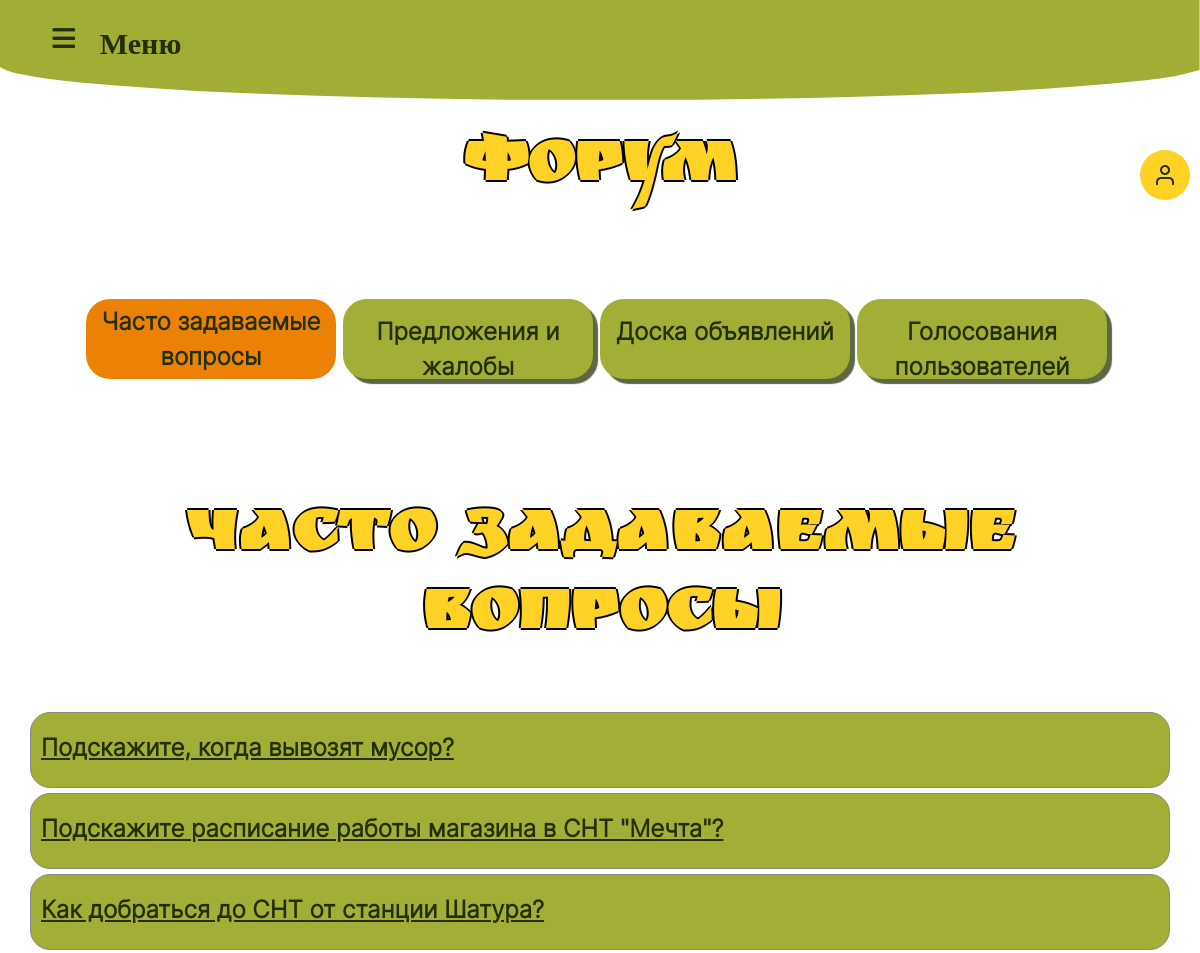
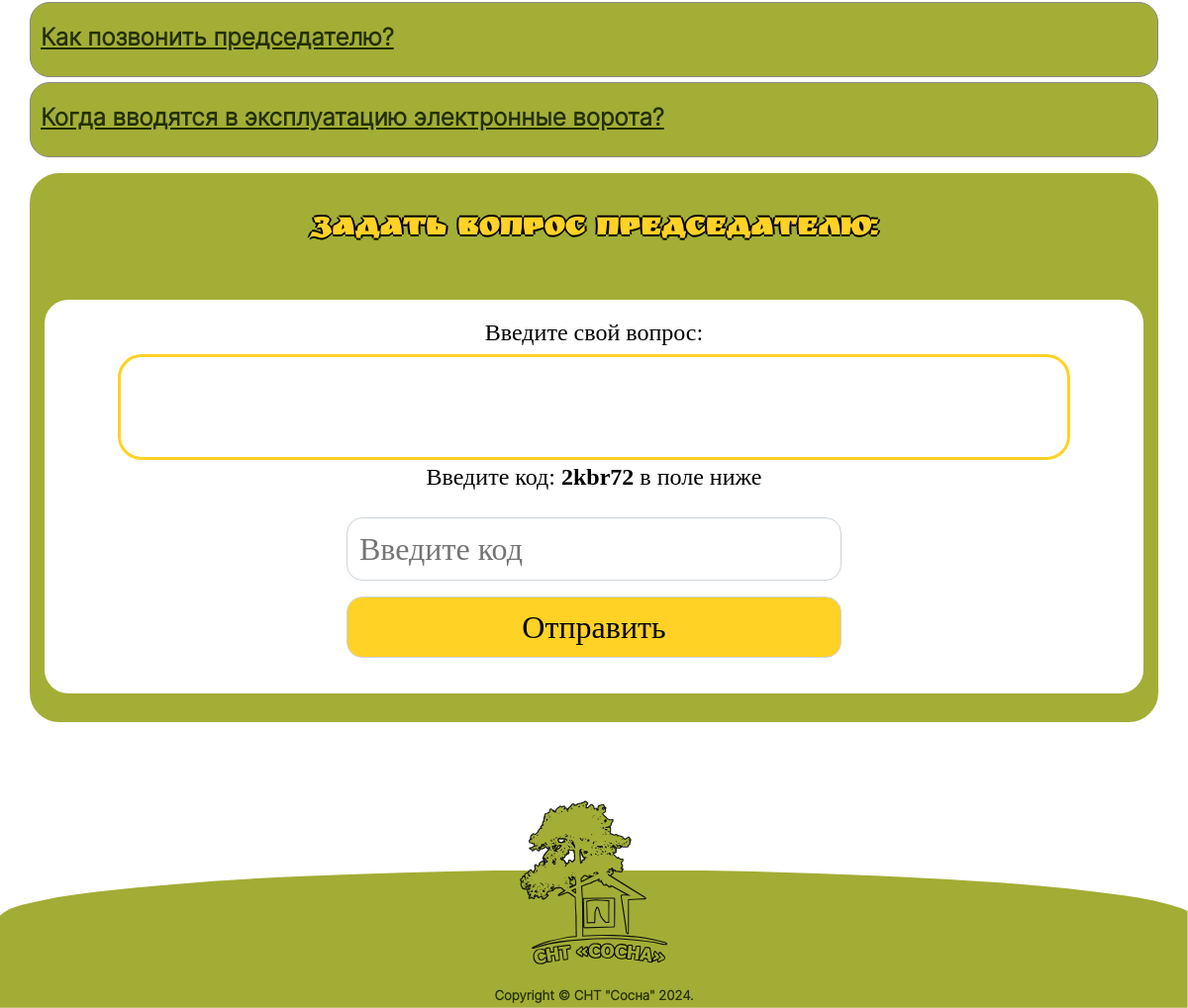
The page /pages/forum_.php on the database its author committed (2 pictures, top to bottom).
### tables this page shows
CREATE TABLE IF NOT EXISTS `faq` (
  `id` int(11) NOT NULL,
  `question` varchar(255) NOT NULL,
  `answer` text NOT NULL,
  `filter` text NOT NULL
);

### pages/forum_.php (the view, shortened to what this page needs)
<?php
require_once("../database/database.php");
?>
<!DOCTYPE html>
<html lang="ru">
<head>
    <link rel="stylesheet" href="../style/style.css">
    <link rel="stylesheet" href="../style/media.css" type="text/css">
    <link rel="stylesheet" href="../style/media_login_form.css" type="text/css">
</head>
<body>
<?php
    require_once('header.php');
     ?>
    <main>
                <div class="block__point">
            <div class="container">
                <h2 class="shadow__max">Форум</h2>
                <div class="point forum__point">
                    <h3 id="but1f" class="active__point point__h3">Часто задаваемые вопросы</h3>
                    <h3 id="but2f" class="point__h3">Предложения и жалобы</h3>
                    <h3 id="but4f" class="point__h3">Доска объявлений</h3>
                    <h3 id="but3f" class="point__h3">Голосования пользователей</h3>
                </div>
            </div>
        </div>
        <section class="events">
            <div class="container">
                <div class="block__applications" id="info__block1f">
                    <h2 class="shadow">Часто задаваемые вопросы</h2>
                    <?php
                        $arr = mysqli_query($mysql, "SELECT * FROM `faq` WHERE `filter` = 'faq';");
                       while($row = mysqli_fetch_assoc($arr)){
	               echo ' <div class="question elem__aplications"><h3>' .$row['question']. '</h3></div>
	                   <div class="answer elem__aplications"><span>' .$row['answer']. '</span></div>';
            }
                        ?>
                    <div>
        <div style="text-align:center; width: 100%; border: 2px solid #A3AE36; margin-top: 1rem; border-radius: 30px; background-color: #A3AE36;">
            <div class="create__news">
                <h2><font size=6>Задать вопрос председателю:</font></h2>
            <table style="width: 100%;text-align:center;"><tr><td id="logo_form" align="center" style="width:30%"><img style="text-align:center;width:80%;" src="../image/logo_footer.png" alt="альтернативный текст" /></td>
                <td>
                <form action="create.php" method="post">
                    <label style="color:black;">Введите свой вопрос:</label>
                    <p><textarea cols="25" rows="3" type="text" name="question" style="color:black; resize: none; width: 90%;"></textarea></p>
                    <label style="color:black;">Введите код:<b> <?php echo $_SESSION['captcha']; ?></b> в поле ниже</label>
                    <br>
    <input class="create__input1" type="text" required='required' title="CAPTCHA" name="captcha" placeholder="Введите код" style="color:#A3AE36;" />
                   <input style="margin-bottom: 0.5em;" type="submit" value="Отправить"/>
                </form>
                </td></tr></table>
            </div>
        </div>
                        </div>
                </div>
                </div>
                    </section>
    </main>
<?php
    require_once('footer.php');
     ?>
</body>
</html>

### style/style.css (style rules this page uses)
*, *:before, *:after { box-sizing: border-box; transition: .5s ease-in-out; }
body { margin: 0; font-family: 'Inter', sans-serif; font-size: 15px; color: #223001; }
h1, h2, h3, h4, h5, h6 { margin: 0; }
.container { margin: 0 auto; width: 95%; max-width: 1600px; }
.container:after { content: ""; display: table; clear: both; }
main { margin-top:100px; }
.events h2 { padding-top:20px; }
.container h2 { font-size: 6vw; padding-bottom: 50px; }
h2 { font-family: 'Ruslan Display'; color: #FFD225; font-size:48px; text-align:center; }
.block__point { margin-bottom:50px; }
.shadow { text-shadow: 2px 0 black, 0 -2px black, -2px 0 black, 0 2px black; }
.shadow__max { padding-top: 30px; text-shadow: 2px 0 black, 0 -2px black, -2px 0 black, 0 2px black; }
.point { display: flex; flex-wrap: wrap; justify-content: center; }
.point__h3 { margin-top:30px; width:250px; height:80px; background-color: #A3AE36; padding: 15px; box-shadow: 5px 5px 1px #5D6745; border-radius: 24px; text-align:center; line-height: 35px; margin-right: 7px; font-size:24px; font-weight:800; transition: box-shadow .1s linear; }
.forum__point { width:95%; margin: 0 auto; padding-bottom: 50px; padding-top: 10px; }
.active__point { background-color: #EB8205; color: #223001; box-shadow:none; line-height: 35px; padding: 5px; }
.block__applications { display:flex; flex-direction: column; }
.elem__aplications { display:flex; justify-content: space-between; border-bottom: 2px solid #A3AE36; padding-bottom:25px; }
.elem__aplications h3 { font-size:24px; font-weight:900; }
.create__news label { color: #A3AE36; font-size:24px; }
.create__news form { display: flex; flex-direction: column; }
.create__news input, textarea { border-radius: 24px; border: 3px solid #FFD225; font-size: 24px; padding:0px; outline: 0px; padding-left: 10px; }
.create__input1 { height: 64px; color: #FFD225; }
.create__news textarea { padding:10px; color: #FFD225; }
.create__news h2 { text-shadow: 2px 0 black, 0 -2px black, -2px 0 black, 0 2px black; padding: 10px; }

### style/media_login_form.css (style rules this page uses)
* { padding: 0; margin: 0; box-sizing: border-box; }
label { display: inline-block; text-align: center; font-size: 1.5rem; font-family: 'RuslanDisplay'; }
input { font-size: 1.5rem; font-weight: 100; width: 90%; font-family: 'RuslanDisplay'; padding: 10px; border-radius: 24px; max-width: 500px; border:2px solid #FFD225; outline:none; }
form { margin: 25px auto; padding: 20px; border-radius: 24px; width: 98%; background: white; position:relative; }

### pages/forum_.php (style rules this page uses)
.question { cursor: pointer; text-decoration: underline; background-color: #a3ae36; border: 1px solid #888; border-radius: 20px 20px 20px 20px; margin-top: 5px; padding-left: 10px; padding-top: 20px; }
*, *::before, *::after { box-sizing: border-box; }
label { display: block; margin-bottom: 0.5rem; }
input[type="text"] { display: block; margin:0 auto; width: 90%; padding: .375rem .75rem; margin-bottom: 1rem; font-size: 2rem; font-weight: 400; line-height: 1.5; color: #212529; background-color: #fff; background-clip: padding-box; border: 1px solid #ced4da; appearance: none; border-radius: 1rem; transition: border-color .15s ease-in-out, box-shadow .15s ease-in-out; }
input[type="submit"] { display: block; margin:0 auto; width: 90%; padding: .375rem .75rem; font-size: 2rem; font-weight: 400; line-height: 1.5; border: 1px solid #ced4da; background-color: #FFD225; appearance: none; border-radius: 1rem; transition: border-color .15s ease-in-out, box-shadow .15s ease-in-out; }

### rows shown on the page
faq: question "Подскажите, когда вывозят мусор?"
faq: question "Подскажите расписание работы магазина в СНТ \"Мечта\"?"
faq: question "Как добраться до СНТ от станции Шатура?"
faq: question "Как позвонить председателю?"
faq: question "Когда вводятся в эксплуатацию электронные ворота?"

### other values the page prints
$_SESSION['captcha'] "2kbr72"
